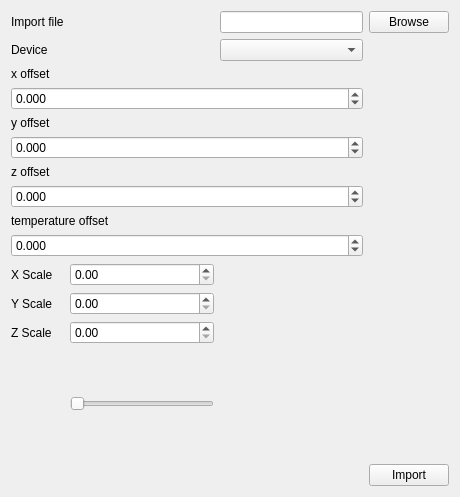
<?xml version="1.0" encoding="UTF-8"?>
<ui version="4.0">
 <class>MainWindow</class>
 <widget class="QMainWindow" name="MainWindow">
  <property name="geometry">
   <rect>
    <x>0</x>
    <y>0</y>
    <width>460</width>
    <height>497</height>
   </rect>
  </property>
  <property name="windowTitle">
   <string>MainWindow</string>
  </property>
  <widget class="QWidget" name="centralWidget">
   <layout class="QGridLayout" name="gridLayout">
    <item row="5" column="0" colspan="3">
     <widget class="QDoubleSpinBox" name="doubleSpinBox_y_offset">
      <property name="decimals">
       <number>3</number>
      </property>
      <property name="minimum">
       <double>-10.000000000000000</double>
      </property>
      <property name="maximum">
       <double>10.000000000000000</double>
      </property>
      <property name="singleStep">
       <double>0.050000000000000</double>
      </property>
     </widget>
    </item>
    <item row="14" column="3">
     <widget class="QPushButton" name="btn_import">
      <property name="text">
       <string>Import</string>
      </property>
     </widget>
    </item>
    <item row="9" column="0" colspan="3">
     <widget class="QDoubleSpinBox" name="doubleSpinBox_temp_offset">
      <property name="decimals">
       <number>3</number>
      </property>
      <property name="minimum">
       <double>-100.000000000000000</double>
      </property>
      <property name="singleStep">
       <double>0.500000000000000</double>
      </property>
     </widget>
    </item>
    <item row="7" column="0" colspan="3">
     <widget class="QDoubleSpinBox" name="doubleSpinBox_z_offset">
      <property name="decimals">
       <number>3</number>
      </property>
      <property name="minimum">
       <double>-10.000000000000000</double>
      </property>
      <property name="maximum">
       <double>10.000000000000000</double>
      </property>
      <property name="singleStep">
       <double>0.050000000000000</double>
      </property>
     </widget>
    </item>
    <item row="8" column="0" colspan="3">
     <widget class="QLabel" name="label_5">
      <property name="text">
       <string>temperature offset</string>
      </property>
     </widget>
    </item>
    <item row="6" column="0">
     <widget class="QLabel" name="label_4">
      <property name="text">
       <string>z offset</string>
      </property>
     </widget>
    </item>
    <item row="2" column="0">
     <widget class="QLabel" name="label_2">
      <property name="text">
       <string>x offset</string>
      </property>
     </widget>
    </item>
    <item row="0" column="0">
     <widget class="QLabel" name="label">
      <property name="text">
       <string>Import file</string>
      </property>
     </widget>
    </item>
    <item row="1" column="0">
     <widget class="QLabel" name="label_6">
      <property name="text">
       <string>Device</string>
      </property>
     </widget>
    </item>
    <item row="3" column="0" colspan="3">
     <widget class="QDoubleSpinBox" name="doubleSpinBox_x_offset">
      <property name="decimals">
       <number>3</number>
      </property>
      <property name="minimum">
       <double>-10.000000000000000</double>
      </property>
      <property name="maximum">
       <double>10.000000000000000</double>
      </property>
      <property name="singleStep">
       <double>0.050000000000000</double>
      </property>
     </widget>
    </item>
    <item row="1" column="2">
     <widget class="QComboBox" name="comboBox_device"/>
    </item>
    <item row="0" column="2">
     <widget class="QLineEdit" name="lineEdit_import_file"/>
    </item>
    <item row="0" column="3">
     <widget class="QPushButton" name="btn_browse">
      <property name="text">
       <string>Browse</string>
      </property>
     </widget>
    </item>
    <item row="4" column="0">
     <widget class="QLabel" name="label_3">
      <property name="text">
       <string>y offset</string>
      </property>
     </widget>
    </item>
    <item row="11" column="1">
     <widget class="QDoubleSpinBox" name="Y_Scale_Spin"/>
    </item>
    <item row="13" column="1">
     <widget class="QSlider" name="horizontalSlider">
      <property name="orientation">
       <enum>Qt::Horizontal</enum>
      </property>
     </widget>
    </item>
    <item row="10" column="1">
     <widget class="QDoubleSpinBox" name="X_Scale_spin"/>
    </item>
    <item row="13" column="0">
     <spacer name="verticalSpacer">
      <property name="orientation">
       <enum>Qt::Vertical</enum>
      </property>
      <property name="sizeHint" stdset="0">
       <size>
        <width>20</width>
        <height>40</height>
       </size>
      </property>
     </spacer>
    </item>
    <item row="12" column="1">
     <widget class="QDoubleSpinBox" name="Z_Scale_Spin"/>
    </item>
    <item row="10" column="0">
     <widget class="QLabel" name="label_7">
      <property name="text">
       <string>X Scale</string>
      </property>
     </widget>
    </item>
    <item row="11" column="0">
     <widget class="QLabel" name="label_8">
      <property name="text">
       <string>Y Scale</string>
      </property>
     </widget>
    </item>
    <item row="12" column="0">
     <widget class="QLabel" name="label_9">
      <property name="text">
       <string>Z Scale</string>
      </property>
     </widget>
    </item>
   </layout>
  </widget>
 </widget>
 <layoutdefault spacing="6" margin="11"/>
 <resources/>
 <connections/>
</ui>
